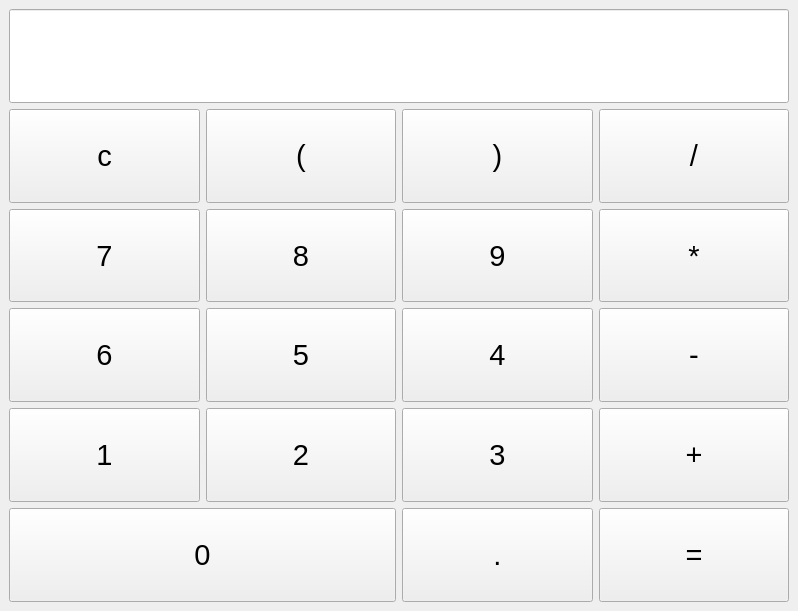
<?xml version="1.0" encoding="UTF-8"?>
<ui version="4.0">
 <class>Calculator</class>
 <widget class="QMainWindow" name="Calculator">
  <property name="geometry">
   <rect>
    <x>0</x>
    <y>0</y>
    <width>798</width>
    <height>611</height>
   </rect>
  </property>
  <property name="windowTitle">
   <string>Calculator</string>
  </property>
  <widget class="QWidget" name="centralwidget">
   <layout class="QGridLayout" name="gridLayout_2">
    <item row="0" column="0">
     <layout class="QGridLayout" name="gridLayout">
      <item row="1" column="3">
       <widget class="QPushButton" name="button_divide">
        <property name="sizePolicy">
         <sizepolicy hsizetype="Preferred" vsizetype="Preferred">
          <horstretch>0</horstretch>
          <verstretch>0</verstretch>
         </sizepolicy>
        </property>
        <property name="font">
         <font>
          <pointsize>22</pointsize>
         </font>
        </property>
        <property name="text">
         <string>/</string>
        </property>
       </widget>
      </item>
      <item row="10" column="3">
       <widget class="QPushButton" name="button_equals">
        <property name="sizePolicy">
         <sizepolicy hsizetype="Preferred" vsizetype="Preferred">
          <horstretch>0</horstretch>
          <verstretch>0</verstretch>
         </sizepolicy>
        </property>
        <property name="font">
         <font>
          <pointsize>22</pointsize>
         </font>
        </property>
        <property name="cursor">
         <cursorShape>ArrowCursor</cursorShape>
        </property>
        <property name="text">
         <string>=</string>
        </property>
       </widget>
      </item>
      <item row="4" column="2">
       <widget class="QPushButton" name="button_number_4">
        <property name="sizePolicy">
         <sizepolicy hsizetype="Preferred" vsizetype="Preferred">
          <horstretch>0</horstretch>
          <verstretch>0</verstretch>
         </sizepolicy>
        </property>
        <property name="font">
         <font>
          <pointsize>22</pointsize>
         </font>
        </property>
        <property name="cursor">
         <cursorShape>ArrowCursor</cursorShape>
        </property>
        <property name="text">
         <string>4</string>
        </property>
       </widget>
      </item>
      <item row="1" column="1">
       <widget class="QPushButton" name="button_bracket1">
        <property name="sizePolicy">
         <sizepolicy hsizetype="Preferred" vsizetype="Preferred">
          <horstretch>0</horstretch>
          <verstretch>0</verstretch>
         </sizepolicy>
        </property>
        <property name="font">
         <font>
          <pointsize>22</pointsize>
         </font>
        </property>
        <property name="cursor">
         <cursorShape>ArrowCursor</cursorShape>
        </property>
        <property name="text">
         <string>(</string>
        </property>
       </widget>
      </item>
      <item row="5" column="3">
       <widget class="QPushButton" name="button_plus">
        <property name="sizePolicy">
         <sizepolicy hsizetype="Preferred" vsizetype="Preferred">
          <horstretch>0</horstretch>
          <verstretch>0</verstretch>
         </sizepolicy>
        </property>
        <property name="font">
         <font>
          <pointsize>22</pointsize>
         </font>
        </property>
        <property name="text">
         <string>+</string>
        </property>
       </widget>
      </item>
      <item row="10" column="0" colspan="2">
       <widget class="QPushButton" name="button_number_0">
        <property name="sizePolicy">
         <sizepolicy hsizetype="Preferred" vsizetype="Preferred">
          <horstretch>0</horstretch>
          <verstretch>0</verstretch>
         </sizepolicy>
        </property>
        <property name="font">
         <font>
          <pointsize>22</pointsize>
         </font>
        </property>
        <property name="cursor">
         <cursorShape>ArrowCursor</cursorShape>
        </property>
        <property name="text">
         <string>0</string>
        </property>
       </widget>
      </item>
      <item row="4" column="3">
       <widget class="QPushButton" name="button_minus">
        <property name="sizePolicy">
         <sizepolicy hsizetype="Preferred" vsizetype="Preferred">
          <horstretch>0</horstretch>
          <verstretch>0</verstretch>
         </sizepolicy>
        </property>
        <property name="font">
         <font>
          <pointsize>22</pointsize>
         </font>
        </property>
        <property name="text">
         <string>-</string>
        </property>
       </widget>
      </item>
      <item row="5" column="1">
       <widget class="QPushButton" name="button_number_2">
        <property name="sizePolicy">
         <sizepolicy hsizetype="Preferred" vsizetype="Preferred">
          <horstretch>0</horstretch>
          <verstretch>0</verstretch>
         </sizepolicy>
        </property>
        <property name="font">
         <font>
          <pointsize>22</pointsize>
         </font>
        </property>
        <property name="cursor">
         <cursorShape>ArrowCursor</cursorShape>
        </property>
        <property name="text">
         <string>2</string>
        </property>
       </widget>
      </item>
      <item row="5" column="0">
       <widget class="QPushButton" name="button_number_1">
        <property name="sizePolicy">
         <sizepolicy hsizetype="Preferred" vsizetype="Preferred">
          <horstretch>0</horstretch>
          <verstretch>0</verstretch>
         </sizepolicy>
        </property>
        <property name="font">
         <font>
          <pointsize>22</pointsize>
         </font>
        </property>
        <property name="cursor">
         <cursorShape>ArrowCursor</cursorShape>
        </property>
        <property name="text">
         <string>1</string>
        </property>
       </widget>
      </item>
      <item row="2" column="1">
       <widget class="QPushButton" name="button_number_8">
        <property name="sizePolicy">
         <sizepolicy hsizetype="Preferred" vsizetype="Preferred">
          <horstretch>0</horstretch>
          <verstretch>0</verstretch>
         </sizepolicy>
        </property>
        <property name="font">
         <font>
          <pointsize>22</pointsize>
         </font>
        </property>
        <property name="cursor">
         <cursorShape>ArrowCursor</cursorShape>
        </property>
        <property name="text">
         <string>8</string>
        </property>
       </widget>
      </item>
      <item row="4" column="1">
       <widget class="QPushButton" name="button_number_5">
        <property name="sizePolicy">
         <sizepolicy hsizetype="Preferred" vsizetype="Preferred">
          <horstretch>0</horstretch>
          <verstretch>0</verstretch>
         </sizepolicy>
        </property>
        <property name="font">
         <font>
          <pointsize>22</pointsize>
         </font>
        </property>
        <property name="cursor">
         <cursorShape>ArrowCursor</cursorShape>
        </property>
        <property name="text">
         <string>5</string>
        </property>
       </widget>
      </item>
      <item row="10" column="2">
       <widget class="QPushButton" name="button_point">
        <property name="sizePolicy">
         <sizepolicy hsizetype="Preferred" vsizetype="Preferred">
          <horstretch>0</horstretch>
          <verstretch>0</verstretch>
         </sizepolicy>
        </property>
        <property name="font">
         <font>
          <pointsize>22</pointsize>
         </font>
        </property>
        <property name="cursor">
         <cursorShape>ArrowCursor</cursorShape>
        </property>
        <property name="text">
         <string>.</string>
        </property>
       </widget>
      </item>
      <item row="2" column="2">
       <widget class="QPushButton" name="button_number_9">
        <property name="sizePolicy">
         <sizepolicy hsizetype="Preferred" vsizetype="Preferred">
          <horstretch>0</horstretch>
          <verstretch>0</verstretch>
         </sizepolicy>
        </property>
        <property name="font">
         <font>
          <pointsize>22</pointsize>
         </font>
        </property>
        <property name="cursor">
         <cursorShape>ArrowCursor</cursorShape>
        </property>
        <property name="text">
         <string>9</string>
        </property>
       </widget>
      </item>
      <item row="2" column="0">
       <widget class="QPushButton" name="button_number_7">
        <property name="sizePolicy">
         <sizepolicy hsizetype="Preferred" vsizetype="Preferred">
          <horstretch>0</horstretch>
          <verstretch>0</verstretch>
         </sizepolicy>
        </property>
        <property name="font">
         <font>
          <pointsize>22</pointsize>
         </font>
        </property>
        <property name="cursor">
         <cursorShape>ArrowCursor</cursorShape>
        </property>
        <property name="text">
         <string>7</string>
        </property>
       </widget>
      </item>
      <item row="1" column="0">
       <widget class="QPushButton" name="button_c">
        <property name="sizePolicy">
         <sizepolicy hsizetype="Preferred" vsizetype="Preferred">
          <horstretch>0</horstretch>
          <verstretch>0</verstretch>
         </sizepolicy>
        </property>
        <property name="font">
         <font>
          <pointsize>22</pointsize>
         </font>
        </property>
        <property name="cursor">
         <cursorShape>ArrowCursor</cursorShape>
        </property>
        <property name="text">
         <string>c</string>
        </property>
       </widget>
      </item>
      <item row="5" column="2">
       <widget class="QPushButton" name="button_number_3">
        <property name="sizePolicy">
         <sizepolicy hsizetype="Preferred" vsizetype="Preferred">
          <horstretch>0</horstretch>
          <verstretch>0</verstretch>
         </sizepolicy>
        </property>
        <property name="font">
         <font>
          <pointsize>22</pointsize>
         </font>
        </property>
        <property name="cursor">
         <cursorShape>ArrowCursor</cursorShape>
        </property>
        <property name="text">
         <string>3</string>
        </property>
       </widget>
      </item>
      <item row="4" column="0">
       <widget class="QPushButton" name="button_number_6">
        <property name="sizePolicy">
         <sizepolicy hsizetype="Preferred" vsizetype="Preferred">
          <horstretch>0</horstretch>
          <verstretch>0</verstretch>
         </sizepolicy>
        </property>
        <property name="font">
         <font>
          <pointsize>22</pointsize>
         </font>
        </property>
        <property name="cursor">
         <cursorShape>ArrowCursor</cursorShape>
        </property>
        <property name="text">
         <string>6</string>
        </property>
       </widget>
      </item>
      <item row="1" column="2">
       <widget class="QPushButton" name="button_bracket2">
        <property name="sizePolicy">
         <sizepolicy hsizetype="Preferred" vsizetype="Preferred">
          <horstretch>0</horstretch>
          <verstretch>0</verstretch>
         </sizepolicy>
        </property>
        <property name="font">
         <font>
          <pointsize>22</pointsize>
         </font>
        </property>
        <property name="cursor">
         <cursorShape>ArrowCursor</cursorShape>
        </property>
        <property name="text">
         <string>)</string>
        </property>
       </widget>
      </item>
      <item row="2" column="3">
       <widget class="QPushButton" name="button_mult">
        <property name="sizePolicy">
         <sizepolicy hsizetype="Preferred" vsizetype="Preferred">
          <horstretch>0</horstretch>
          <verstretch>0</verstretch>
         </sizepolicy>
        </property>
        <property name="font">
         <font>
          <pointsize>22</pointsize>
         </font>
        </property>
        <property name="text">
         <string>*</string>
        </property>
       </widget>
      </item>
      <item row="0" column="0" colspan="4">
       <widget class="QLineEdit" name="display">
        <property name="sizePolicy">
         <sizepolicy hsizetype="Expanding" vsizetype="Preferred">
          <horstretch>0</horstretch>
          <verstretch>0</verstretch>
         </sizepolicy>
        </property>
        <property name="font">
         <font>
          <pointsize>26</pointsize>
         </font>
        </property>
        <property name="readOnly">
         <bool>true</bool>
        </property>
       </widget>
      </item>
     </layout>
    </item>
   </layout>
  </widget>
  <widget class="QMenuBar" name="menubar">
   <property name="geometry">
    <rect>
     <x>0</x>
     <y>0</y>
     <width>798</width>
     <height>25</height>
    </rect>
   </property>
  </widget>
 </widget>
 <resources/>
 <connections/>
</ui>
